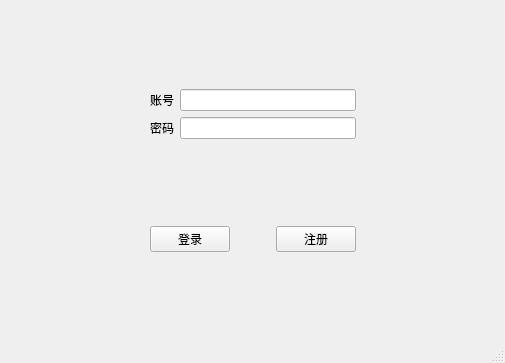
<?xml version="1.0" encoding="UTF-8"?>
<ui version="4.0">
 <class>MainWindow</class>
 <widget class="QMainWindow" name="MainWindow">
  <property name="geometry">
   <rect>
    <x>0</x>
    <y>0</y>
    <width>505</width>
    <height>363</height>
   </rect>
  </property>
  <property name="windowTitle">
   <string>MainWindow</string>
  </property>
  <widget class="QWidget" name="centralwidget">
   <layout class="QGridLayout" name="gridLayout">
    <item row="3" column="1">
     <layout class="QHBoxLayout" name="horizontalLayout">
      <item>
       <widget class="QPushButton" name="pushButton">
        <property name="text">
         <string>登录</string>
        </property>
       </widget>
      </item>
      <item>
       <spacer name="horizontalSpacer_3">
        <property name="orientation">
         <enum>Qt::Horizontal</enum>
        </property>
        <property name="sizeHint" stdset="0">
         <size>
          <width>40</width>
          <height>20</height>
         </size>
        </property>
       </spacer>
      </item>
      <item>
       <widget class="QPushButton" name="pushButton_2">
        <property name="text">
         <string>注册</string>
        </property>
       </widget>
      </item>
     </layout>
    </item>
    <item row="0" column="1">
     <spacer name="verticalSpacer">
      <property name="orientation">
       <enum>Qt::Vertical</enum>
      </property>
      <property name="sizeHint" stdset="0">
       <size>
        <width>20</width>
        <height>40</height>
       </size>
      </property>
     </spacer>
    </item>
    <item row="1" column="2">
     <spacer name="horizontalSpacer_2">
      <property name="orientation">
       <enum>Qt::Horizontal</enum>
      </property>
      <property name="sizeHint" stdset="0">
       <size>
        <width>40</width>
        <height>20</height>
       </size>
      </property>
     </spacer>
    </item>
    <item row="4" column="1">
     <spacer name="verticalSpacer_2">
      <property name="orientation">
       <enum>Qt::Vertical</enum>
      </property>
      <property name="sizeHint" stdset="0">
       <size>
        <width>20</width>
        <height>40</height>
       </size>
      </property>
     </spacer>
    </item>
    <item row="1" column="1">
     <layout class="QFormLayout" name="formLayout">
      <item row="0" column="0">
       <widget class="QLabel" name="label">
        <property name="text">
         <string>账号</string>
        </property>
       </widget>
      </item>
      <item row="0" column="1">
       <widget class="QLineEdit" name="lineEdit"/>
      </item>
      <item row="1" column="0">
       <widget class="QLabel" name="label_2">
        <property name="text">
         <string>密码</string>
        </property>
       </widget>
      </item>
      <item row="1" column="1">
       <widget class="QLineEdit" name="lineEdit_2">
        <property name="echoMode">
         <enum>QLineEdit::Password</enum>
        </property>
       </widget>
      </item>
     </layout>
    </item>
    <item row="1" column="0">
     <spacer name="horizontalSpacer">
      <property name="orientation">
       <enum>Qt::Horizontal</enum>
      </property>
      <property name="sizeHint" stdset="0">
       <size>
        <width>40</width>
        <height>20</height>
       </size>
      </property>
     </spacer>
    </item>
    <item row="2" column="1">
     <spacer name="verticalSpacer_3">
      <property name="orientation">
       <enum>Qt::Vertical</enum>
      </property>
      <property name="sizeHint" stdset="0">
       <size>
        <width>20</width>
        <height>40</height>
       </size>
      </property>
     </spacer>
    </item>
   </layout>
  </widget>
  <widget class="QMenuBar" name="menubar">
   <property name="geometry">
    <rect>
     <x>0</x>
     <y>0</y>
     <width>505</width>
     <height>26</height>
    </rect>
   </property>
  </widget>
  <widget class="QStatusBar" name="statusbar"/>
 </widget>
 <resources/>
 <connections/>
</ui>
